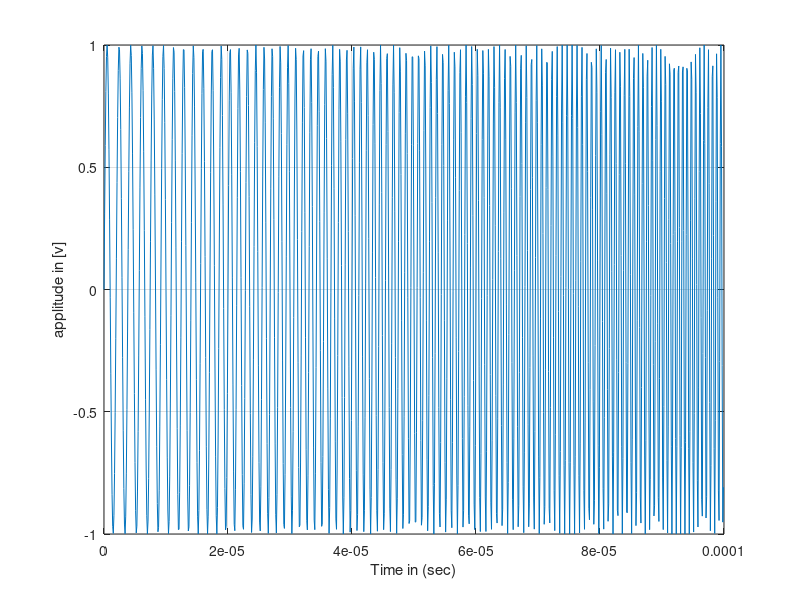
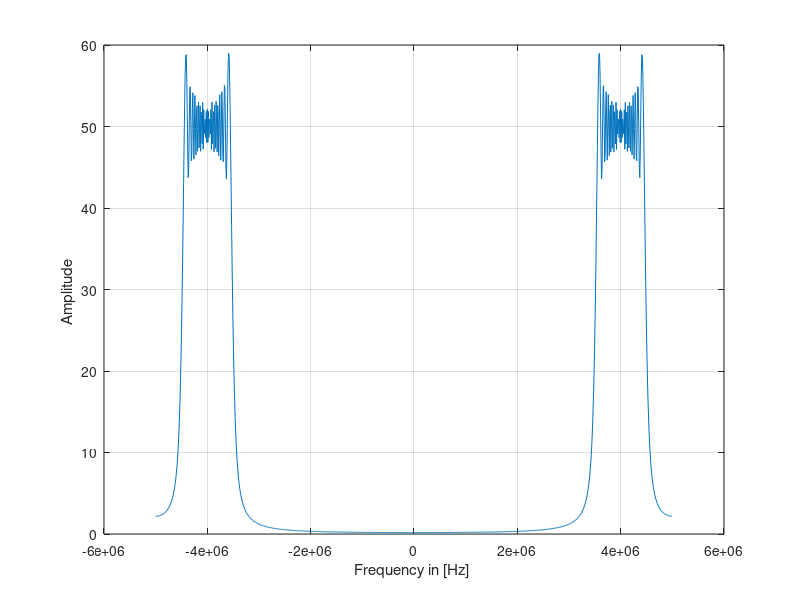

Recreate these plots in MATLAB, in order.
# this code is taken from https://www.youtube.com/watch?v=W1eWGm3hw08
clear all;
close all;
clc;

Fs = 10e6;
Tdur = 100e-6
Fstart = 500e3;
Fstop = 1500e3
tvec = 0:1/Fs:Tdur-1/Fs;
#This is a chirp signal
xreal = sin(2*pi*(Fstart*tvec + (Fstop-Fstart)/(2*Tdur)*tvec.^2));

figure
plot(tvec,xreal)
xlabel('Time in (sec)')
ylabel('applitude in [v]')
grid on

# let the length of the frequency domain signal be Nfft and is shoudl be equal
# to the length of the time domain signal
Nfft = length(xreal);
# we know that our frequnecy domain vector has the length of an N fftm we know it will
# go from -5Mhz to 5 Mhz , half of the sampling frequency
fvec = (-Nfft/2:Nfft/2-1)*Fs/Nfft;
#now lets get the frequency domain singal of the xreal and call it xreal_f_dom
# for this we use fft function, but octave implements fft so that the output will
#first have postive frequnecy components and then the negative frequency componenets
#but we want the negative first and postive later for that we use the fftshift()
#fucntion
xreal_f_dom = fft(xreal, Nfft);

figure
#because the output of the fft is complex we have to take avs()
plot(fvec,abs(xreal_f_dom));
xlabel('Frequency in [Hz] ');
ylabel('Amplitude ')
grid on
